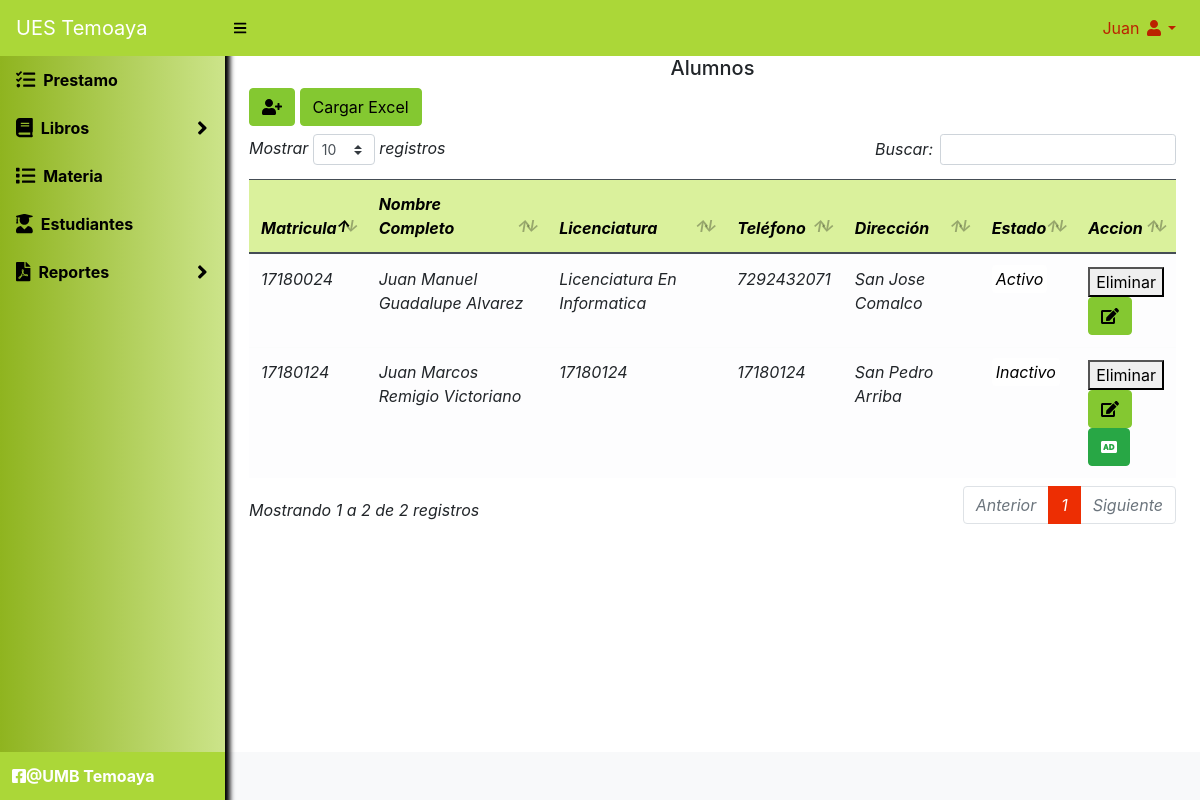
The app's page /biblioteca/estudiantes (signed in) with its own data.
### tables this page shows
CREATE TABLE `estudiante` (
  `id` int(11) NOT NULL,
  `codigo` varchar(20) NOT NULL,
  `nombre` varchar(30) NOT NULL,
  `carrera` varchar(35) NOT NULL,
  `direccion` text NOT NULL,
  `telefono` varchar(15) NOT NULL,
  `estado` tinyint(1) DEFAULT NULL
);

### biblioteca/Libraries/Core/Views.php (called while the page is built)
<?php
class Views{
    function getView($controller, $view, $data="", $alert="", $config = "", $cliente = "")
    {
        $controller = get_class($controller);
        if ($controller == "Home") {
            $view = "Views/".$view.".php";
        }else{
            $view = "Views/" . $controller . "/" . $view . ".php";
        }
        require_once($view);
    }
}
?>

### biblioteca/Controller/Estudiantes.php (called while the page is built, shortened)
<?php
class Estudiantes extends Controllers
{
    public function estudiantes()
    {
        $data = $this->model->selectEstudiante();
        $this->views->getView($this, "listar", $data);
    }
}
?>

### biblioteca/index.php (called while the page is built, shortened)
<?php
require_once("Helpers/Helpers.php");
require_once("Libraries/Core/Load.php");
?>

### biblioteca/Libraries/Core/Mysql.php (called while the page is built, shortened)
<?php
class Mysql extends Conexion{
    private $conexion;
    function __construct()
    {
        $this->conexion = new Conexion();
        $this->conexion = $this->conexion->conect();
    }
    public function select_all(string $query){
        $this->strquery = $query;
        $result = $this->conexion->prepare($this->strquery);
        $result->execute();
        $data = $result->fetchall(PDO::FETCH_ASSOC);
        return $data;
    }
}
?>

### biblioteca/Libraries/Core/Conexion.php (called while the page is built)
<?php
class Conexion{
    private $conect;
    public function __construct()
    {
      $conexion = "mysql:host=".HOST.";dbname=".BD.";.CHARSET.";
      try {
          $this->conect = new PDO($conexion, DB_USER, PASS);
          $this->conect->setAttribute(PDO::ATTR_ERRMODE, PDO::ERRMODE_EXCEPTION);
      } catch (PDOException $e) {
          $this->conect = "Error en la conexion";
          echo "Error: " . $e->getMessage();
      }
    }
    public function conect()
    {
        return $this->conect;
    }
}
?>

### biblioteca/Models/EstudiantesModel.php (called while the page is built, shortened)
<?php
class EstudiantesModel extends Mysql {
    public function selectEstudiante()
    {
        $sql = "SELECT * FROM estudiante";
        $res = $this->select_all($sql);
        return $res;
    }
}
?>

### biblioteca/Helpers/Helpers.php (called while the page is built, shortened)
<?php
function base_url()
{
    return BASE_URL;
}
?>

### biblioteca/Views/estudiantes/listar.php (the view, shortened to what this page needs)
<div id="layoutSidenav_content">
    <main>
        <div class="container-fluid">
            <h5 class="text-center">Alumnos</h5>
            <div class="row">
                <div class="col-lg-12">
                    <button class="btn btn-primary mb-2" type="button" data-toggle="modal" data-target="#nuevoEstudiante"><i class="fas fa-user-plus"></i></button>
                    <a href = "http://localhost/importar/index.php">
                    <button class="btn btn-primary mb-2" type="button"  name="Cargar excel"> Cargar Excel<i i></button>
                    </a>
                    <div class="table-responsive">
                        <table class="table table-light mt-4" id="table">
                            <thead class="thead-dark">
                                <tr>
                                    <th>Matricula</th>
                                    <th>Nombre Completo</th>
                                    <th>Licenciatura</th>
                                    <th>Teléfono</th>
                                    <th>Dirección</th>
                                    <th>Estado</th>
                                    <th>Accion</th>
                                </tr>
                            </thead>
                            <tbody>
                                <?php foreach ($data as $estudiante) {
                                    if ($estudiante['estado'] == 1) {
                                        $estado = '<span class="badge-success p-1 rounded">Activo</span>';
                                    } else {
                                        $estado = '<span class="badge-danger p-1 rounded">Inactivo</span>';
                                    }
                                ?>
                                    <tr>
                                        <td><?php echo $estudiante['codigo']; ?></td>
                                        <td><?php echo $estudiante['nombre']; ?></td>
                                        <td><?php echo $estudiante['carrera']; ?></td>
                                        <td><?php echo $estudiante['telefono']; ?></td>
                                        <td><?php echo $estudiante['direccion']; ?></td>
                                        <td><?php echo $estado; ['estado']; ?></td>
                                        <td><a href="<?php  ?>estudiantes?id=<?php echo $estudiante['id'] ?>"><i class="Eliminar"></i></a>
                                        <form method="POST" action="<?php echo base_url(); ?>estudiantes">
    <button type="submit">Eliminar</button>
</form>
                                            <a class="btn btn-primary" href="<?php echo base_url() ?>estudiantes/editar?id=<?php echo $estudiante['id'] ?>"><i class="fas fa-edit"></i></a>
                                            <?php if ($estudiante['estado'] == 1) { ?>
                                            <?php } else { ?>
                                                <form method="post" action="<?php echo base_url() ?>estudiantes" class="d-inline reingresar">
                                                    <button class="btn btn-success" type="submit"><i class="fas fa-audio-description"></i></button>
                                                </form>
                                            <?php } ?>
                                        </td>
                                    </tr>
                                <?php } ?>
                            </tbody>
                        </table>
                    </div>
                </div>
            </div>
        </div>
    </main>

### records on screen
estudiante: codigo "17180024", nombre "Juan Manuel Guadalupe Alvarez", carrera "Licenciatura En Informatica", telefono "7292432071", direccion "San Jose Comalco", estado "Activo"
estudiante: codigo "17180124", nombre "Juan Marcos Remigio Victoriano", carrera "17180124", telefono "17180124", direccion "San Pedro Arriba", shows "Inactivo"

### other values on screen
$_SESSION['nombre'] "Juan"
